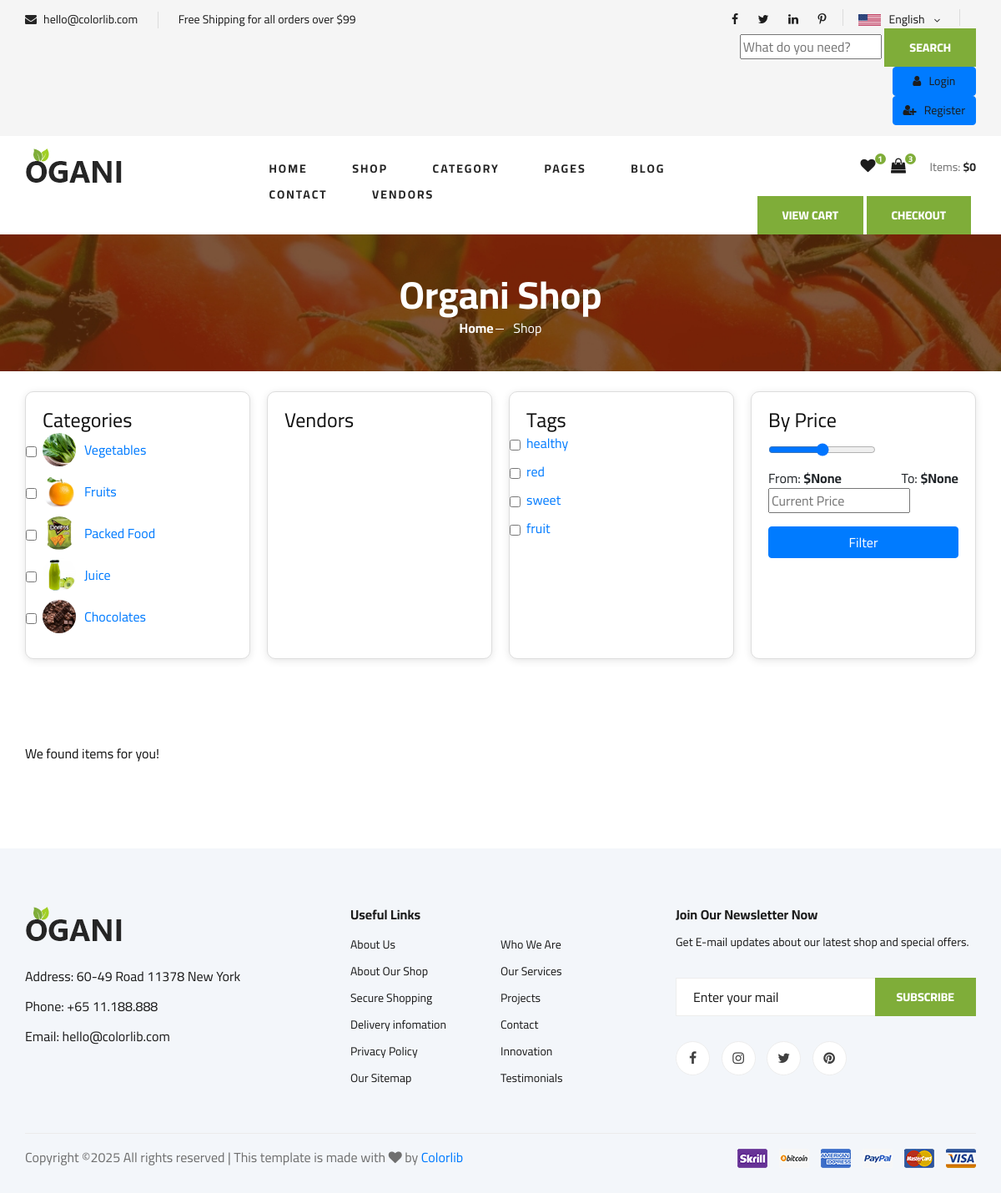
The page /shop-grid/ on the database its author committed.
### core/models.py (models this page shows, shortened)
class Category(models.Model):
    cid = ShortUUIDField(unique=True, length=10, max_length=20, prefix="cat", alphabet="abcdegh12345")
    title = models.CharField(max_length=100)
    image = models.ImageField(upload_to="category")
    class Meta:
        verbose_name_plural = "Categories"

### core/views.py (the view)
# urls.py: path('shop-grid/', views.shop, name='shop'),  # Shop grid page
def shop(request):
    categories = Category.objects.all()
    latest_products = Product.objects.filter(
        product_status="published", in_stock=True
    ).order_by('-mfd')[:6]
    vendors = Vendor.objects.all()  # Fetching all vendors
    tags = Tag.objects.all()  # Fetching all tags for the filter
    tag_slug = request.GET.get('tag')  # Get tag slug from query parameters
    if tag_slug:
        tag = get_object_or_404(Tag, slug=tag_slug)  # Get the tag or return 404
        latest_products = latest_products.filter(tags__in=[tag])  # Filter products by the tag
    context = {
        'categories': categories,
        'latest_products': latest_products,
        'vendors': vendors,  # Pass vendors to the context
        'tags': tags,  # Pass tags to the context
        'selected_tag': tag_slug  # Pass selected tag to highlight it
    }
    return render(request, 'core/shop-grid.html', context)

### templates/core/shop-grid.html (shortened to what this page needs)
{% extends "partials/base.html" %}
{% load static %}
{% block content %}
<section class="breadcrumb-section set-bg" data-setbg="{% static 'img/breadcrumb.jpg' %}">
    <div class="container">
        <div class="row">
            <div class="col-lg-12 text-center">
                <div class="breadcrumb__text">
                    <h2>Organi Shop</h2>
                    <div class="breadcrumb__option">
                        <a href="{% url 'core:index' %}">Home</a>
                        <span>Shop</span>
                    </div>
                </div>
            </div>
        </div>
    </div>
</section>
<div class="container mt-4">
    <div class="filter-box d-flex justify-content-between flex-wrap">
        <div class="filter-item box-item">
            <h4>Categories</h4>
            <ul class="filter-list">
                {% for c in categories %}
                <li>
                    <input type="checkbox" class="form-check-input filter-checkbox" data-filter="category" name="category" value="{{ c.cid }}">
                    <img src="{{ c.image.url }}" alt="{{ c.title }}" class="category-small-image">
                    <a href="{% url 'core:category_product_list' c.cid %}">{{ c.title }}</a>
                </li>
                {% endfor %}
            </ul>
        </div>
        <div class="filter-item box-item">
            <h4>Vendors</h4>
        </div>
        <div class="filter-item box-item">
            <h4>Tags</h4>
            <ul class="filter-list">
                {% for tag in tags %}
                <li>
                    <input type="checkbox" class="form-check-input filter-checkbox" data-filter="tag" name="tag" value="{{ tag.slug }}">
                    <a href="{% url 'core:tag_list' tag_slug=tag.slug %}">{{ tag.name }}</a>
                </li>
                {% endfor %}
            </ul>
        </div>
        <div class="filter-item box-item">
            <h4>By Price</h4>
            <div class="price-filter">
                <input type="range" value="{{ min_max_price.price__min }}" min="{{ min_max_price.price__min }}" max="{{ min_max_price.price__max }}" class="slider-range" id="range" oninput="max_price.value = this.value; document.getElementById('slider-range-value2').innerText = '$' + this.value">
                <div class="d-flex justify-content-between mt-2">
                    <div class="caption">From: <strong id="slider-range-value1" class="text-brand">${{ min_max_price.price__min }}</strong></div>
                    <div class="caption">To: <strong id="slider-range-value2" class="text-brand">${{ min_max_price.price__max }}</strong></div>
                </div>
                <input type="number" value="{{ min_max_price.price__min }}" min="{{ min_max_price.price__min }}" max="{{ min_max_price.price__max }}" placeholder="Current Price" id="max_price" onkeyup="range.value = this.value; document.getElementById('slider-range-value2').innerText = '$' + this.value">
            </div>
            <div class="custome-checkbox">
                <button id="filter-btn" class="btn btn-primary mt-3">
                    Filter
                </button>
            </div>
        </div>
    </div>
</div>
<section class="product spad">
    <div class="container mt-4">
        <div class="row mb-4">
            <div class="col-lg-12">
                <h6>We found <strong>{{ products.count }}</strong> items for you!</h6>
            </div>
        </div>
    </div>
</section>
{% endblock %}

### static/css/style.css (style rules this page uses)
html, body { height: 100%; font-family: "Cairo", sans-serif; -webkit-font-smoothing: antialiased; font-smoothing: antialiased; }
h1, h2, h3, h4, h5, h6 { margin: 0; color: #111111; font-weight: 400; font-family: "Cairo", sans-serif; }
h2 { font-size: 36px; }
h4 { font-size: 24px; }
h6 { font-size: 16px; }
img { max-width: 100%; }
ul, ol { padding: 0; margin: 0; }
.set-bg { background-repeat: no-repeat; background-size: cover; background-position: top center; }
.spad { padding-top: 100px; padding-bottom: 100px; }
.breadcrumb-section { display: flex; align-items: center; padding: 45px 0 40px; }
.breadcrumb__text h2 { font-size: 46px; color: #ffffff; font-weight: 700; }
.breadcrumb__option a { display: inline-block; font-size: 16px; color: #ffffff; font-weight: 700; margin-right: 20px; position: relative; }
.breadcrumb__option a:after { position: absolute; right: -12px; top: 13px; height: 1px; width: 10px; background: #ffffff; content: ""; }
.breadcrumb__option span { display: inline-block; font-size: 16px; color: #ffffff; }
.product { padding-top: 80px; padding-bottom: 80px; }
@media only screen and (min-width: 1200px) { .container { max-width: 1170px; } }

### templates/core/shop-grid.html (style rules this page uses)
.filter-box { display: flex; flex-wrap: wrap; gap: 20px; }
.box-item { flex: 1 1 22%; border: 1px solid #ddd; padding: 20px; background-color: #fff; border-radius: 10px; box-shadow: 0 2px 10px rgba(0, 0, 0, 0.1); }
.category-small-image { width: 40px; height: 40px; margin-right: 10px; border-radius: 50%; object-fit: cover; }
.price-filter { margin-top: 10px; }
.filter-list { list-style: none; padding-left: 0; }
.filter-list li { display: flex; align-items: center; margin-bottom: 10px; }
.btn { width: 100%; }

### rows shown on the page
Category: image (picture), title "Vegetables"
Category: image (picture), title "Fruits"
Category: image (picture), title "Packed Food"
Category: image (picture), title "Juice"
Category: image (picture), title "Chocolates"
Tag: name "healthy"
Tag: name "red"
Tag: name "sweet"
Tag: name "fruit"

### other values the page prints
{{ cart_total_amount }} "0"
{{ min_max_price.price__min }} "None"
{{ min_max_price.price__max }} "None"
